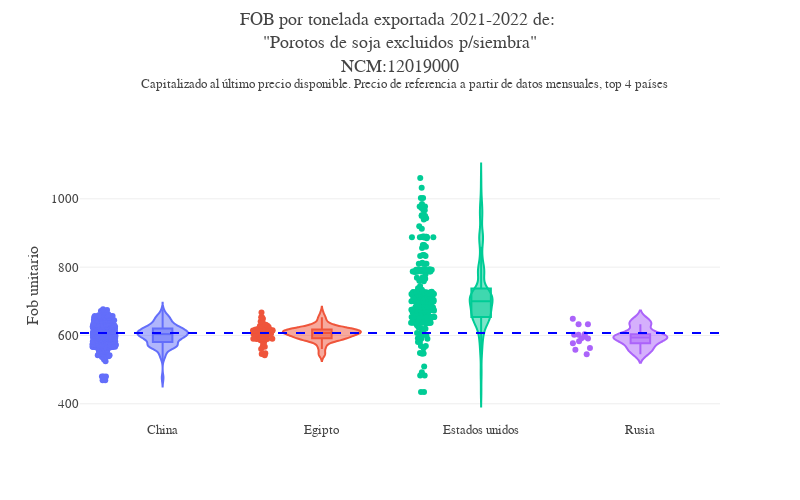

The code cell stored with this chart in its notebook:
### Code cell
comercio.precio_violinplot_capitalizado(df=comercio.df_producto,
                ncm=12019000,
                sim='default', 
                n_paises=4,
                max_range=4000
                )

### Figure 1 — Plotly figure (JSON) as saved in the notebook; plotly's stock layout.template omitted (floating-point values rounded to 4 significant figures; data arrays with more than 128 entries replaced by an {"elided": "..."} marker saying what was removed)
{"data": [{"alignmentgroup": "True", "box": {"visible": true}, "customdata": {"elided": "405x10 mixed values"}, "hovertemplate": "Destino=%{x}<br>Precio capitalizado=%{y}<br>Documento=%{customdata[0]}<br>Fob=%{customdata[1]}<br>sim=%{customdata[2]}<br>Precio=%{customdata[3]}<br>Spread=%{customdata[4]}<br>Kg=%{customdata[5]}<br>Precio de referencia=%{customdata[6]}<br>sec=%{customdata[7]}<br>Fecha=%{customdata[8]}<br>Exportador=%{customdata[9]}<extra></extra>", "legendgroup": "China", "marker": {"color": "#636efa"}, "name": "China", "offsetgroup": "China", "orientation": "v", "points": "all", "scalegroup": "True", "showlegend": true, "type": "violin", "x": {"elided": "405 str values"}, "x0": " ", "xaxis": "x", "y": {"elided": "405 float values"}, "y0": " ", "yaxis": "y"}, {"alignmentgroup": "True", "box": {"visible": true}, "customdata": {"elided": "84x10 mixed values"}, "hovertemplate": "Destino=%{x}<br>Precio capitalizado=%{y}<br>Documento=%{customdata[0]}<br>Fob=%{customdata[1]}<br>sim=%{customdata[2]}<br>Precio=%{customdata[3]}<br>Spread=%{customdata[4]}<br>Kg=%{customdata[5]}<br>Precio de referencia=%{customdata[6]}<br>sec=%{customdata[7]}<br>Fecha=%{customdata[8]}<br>Exportador=%{customdata[9]}<extra></extra>", "legendgroup": "Egipto", "marker": {"color": "#EF553B"}, "name": "Egipto", "offsetgroup": "Egipto", "orientation": "v", "points": "all", "scalegroup": "True", "showlegend": true, "type": "violin", "x": ["Egipto", "Egipto", "Egipto", "Egipto", "Egipto", "Egipto", "Egipto", "Egipto", "Egipto", "Egipto", "Egipto", "Egipto", "Egipto", "Egipto", "Egipto", "Egipto", "Egipto", "Egipto", "Egipto", "Egipto", "Egipto", "Egipto", "Egipto", "Egipto", "Egipto", "Egipto", "Egipto", "Egipto", "Egipto", "Egipto", "Egipto", "Egipto", "Egipto", "Egipto", "Egipto", "Egipto", "Egipto", "Egipto", "Egipto", "Egipto", "Egipto", "Egipto", "Egipto", "Egipto", "Egipto", "Egipto", "Egipto", "Egipto", "Egipto", "Egipto", "Egipto", "Egipto", "Egipto", "Egipto", "Egipto", "Egipto", "Egipto", "Egipto", "Egipto", "Egipto", "Egipto", "Egipto", "Egipto", "Egipto", "Egipto", "Egipto", "Egipto", "Egipto", "Egipto", "Egipto", "Egipto", "Egipto", "Egipto", "Egipto", "Egipto", "Egipto", "Egipto", "Egipto", "Egipto", "Egipto", "Egipto", "Egipto", "Egipto", "Egipto"], "x0": " ", "xaxis": "x", "y": [617.7, 615.3, 616.5, 614.1, 649.2, 615.3, 617.7, 615.3, 616.5, 618.9, 618.9, 589.9, 617.7, 625, 614.1, 614.1, 614.1, 589.9, 614.1, 609.2, 615.3, 605.2, 605.2, 602.8, 628.6, 599.3, 605.2, 596.9, 604, 596.9, 605.2, 605.2, 596.9, 606.9, 606.9, 606.9, 605.2, 604, 604, 599.3, 628.6, 590.5, 589.3, 590.5, 590.5, 590.5, 614.8, 614.8, 591.6, 591.6, 615.3, 590.5, 588.2, 583.6, 590.5, 602.8, 602.8, 566.7, 560.5, 591.6, 636, 548.1, 542, 566.9, 604.7, 545.6, 667.5, 653.2, 620.1, 653.2, 620.1, 574, 620.7, 627.7, 611.4, 631.3, 611.4, 620.7, 640.6, 631.3, 581, 607, 607, 586], "y0": " ", "yaxis": "y"}, {"alignmentgroup": "True", "box": {"visible": true}, "customdata": {"elided": "287x10 mixed values"}, "hovertemplate": "Destino=%{x}<br>Precio capitalizado=%{y}<br>Documento=%{customdata[0]}<br>Fob=%{customdata[1]}<br>sim=%{customdata[2]}<br>Precio=%{customdata[3]}<br>Spread=%{customdata[4]}<br>Kg=%{customdata[5]}<br>Precio de referencia=%{customdata[6]}<br>sec=%{customdata[7]}<br>Fecha=%{customdata[8]}<br>Exportador=%{customdata[9]}<extra></extra>", "legendgroup": "Estados unidos", "marker": {"color": "#00cc96"}, "name": "Estados unidos", "offsetgroup": "Estados unidos", "orientation": "v", "points": "all", "scalegroup": "True", "showlegend": true, "type": "violin", "x": {"elided": "287 str values"}, "x0": " ", "xaxis": "x", "y": {"elided": "287 float values"}, "y0": " ", "yaxis": "y"}, {"alignmentgroup": "True", "box": {"visible": true}, "customdata": {"elided": "14x10 mixed values"}, "hovertemplate": "Destino=%{x}<br>Precio capitalizado=%{y}<br>Documento=%{customdata[0]}<br>Fob=%{customdata[1]}<br>sim=%{customdata[2]}<br>Precio=%{customdata[3]}<br>Spread=%{customdata[4]}<br>Kg=%{customdata[5]}<br>Precio de referencia=%{customdata[6]}<br>sec=%{customdata[7]}<br>Fecha=%{customdata[8]}<br>Exportador=%{customdata[9]}<extra></extra>", "legendgroup": "Rusia", "marker": {"color": "#ab63fa"}, "name": "Rusia", "offsetgroup": "Rusia", "orientation": "v", "points": "all", "scalegroup": "True", "showlegend": true, "type": "violin", "x": ["Rusia", "Rusia", "Rusia", "Rusia", "Rusia", "Rusia", "Rusia", "Rusia", "Rusia", "Rusia", "Rusia", "Rusia", "Rusia", "Rusia"], "x0": " ", "xaxis": "x", "y": [591.1, 558.4, 544.7, 563.3, 591.7, 603.5, 596.2, 648.8, 633, 602.2, 633, 602.2, 582.8, 577.2], "y0": " ", "yaxis": "y"}], "layout": {"font": {"family": "Georgia", "size": 13}, "height": 500, "legend": {"title": {"text": "Destino"}, "tracegroupgap": 0}, "margin": {"t": 150}, "separators": ",.", "shapes": [{"line": {"color": "blue", "dash": "dash"}, "type": "line", "x0": 0, "x1": 1, "xref": "x domain", "y0": 606.9, "y1": 606.9, "yref": "y"}], "showlegend": false, "title": {"text": "FOB por tonelada exportada 2021-2022 de: <br>\"Porotos de soja excluidos p/siembra\"<br>NCM:12019000<br> <sup> Capitalizado al último precio disponible. Precio de referencia a partir de datos mensuales, top 4 países", "y": 0.95}, "violinmode": "overlay", "width": 800, "xaxis": {"anchor": "y", "categoryarray": ["China", "Egipto", "Estados unidos", "Rusia"], "categoryorder": "array", "domain": [0, 1], "title": {"text": ""}}, "yaxis": {"anchor": "x", "domain": [0, 1], "title": {"text": "Fob unitario"}}}}
